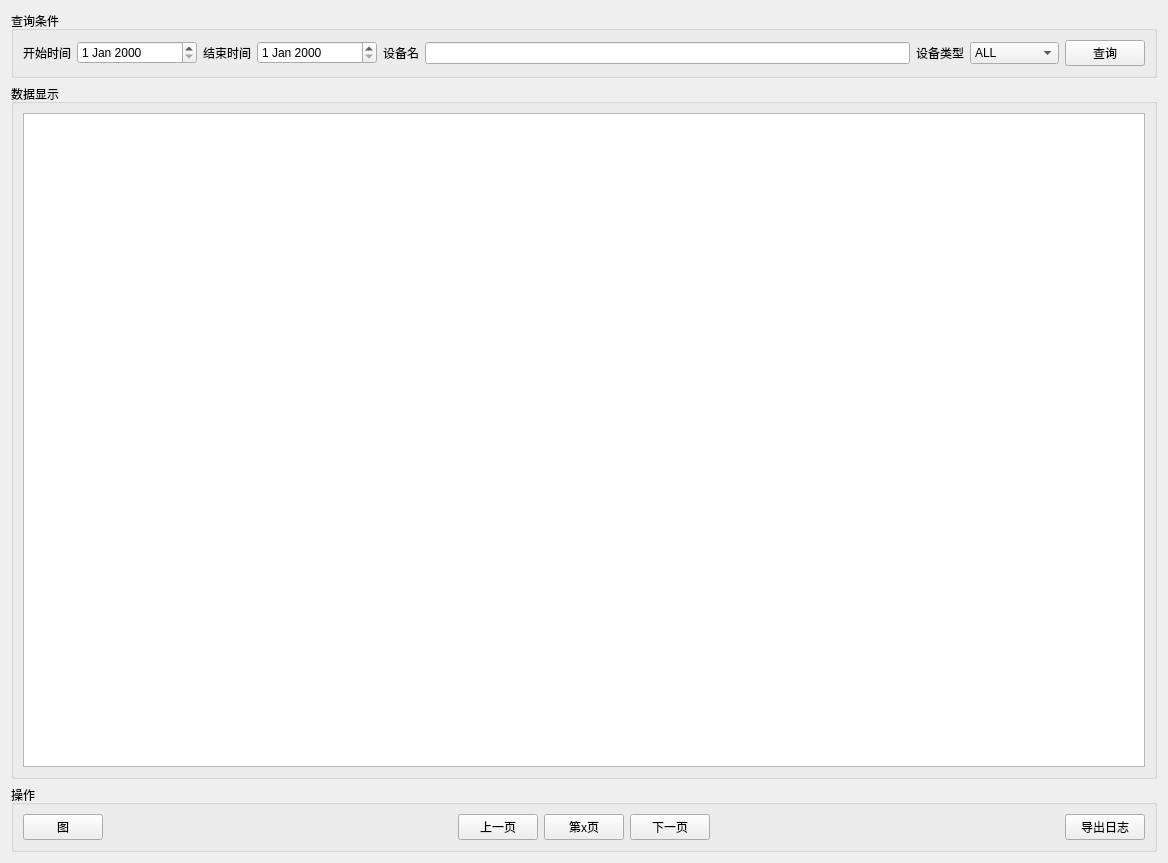
<?xml version="1.0" encoding="UTF-8"?>
<ui version="4.0">
 <class>DataMonitor</class>
 <widget class="QWidget" name="DataMonitor">
  <property name="geometry">
   <rect>
    <x>0</x>
    <y>0</y>
    <width>1168</width>
    <height>863</height>
   </rect>
  </property>
  <property name="windowTitle">
   <string>Form</string>
  </property>
  <layout class="QGridLayout" name="gridLayout_3">
   <item row="0" column="0">
    <widget class="QGroupBox" name="groupBox">
     <property name="title">
      <string>查询条件</string>
     </property>
     <layout class="QHBoxLayout" name="horizontalLayout">
      <item>
       <widget class="QLabel" name="label">
        <property name="text">
         <string>开始时间</string>
        </property>
       </widget>
      </item>
      <item>
       <widget class="QDateEdit" name="edit_startDate">
        <property name="minimumSize">
         <size>
          <width>120</width>
          <height>0</height>
         </size>
        </property>
        <property name="maximumSize">
         <size>
          <width>120</width>
          <height>16777215</height>
         </size>
        </property>
       </widget>
      </item>
      <item>
       <widget class="QLabel" name="label_2">
        <property name="text">
         <string>结束时间</string>
        </property>
       </widget>
      </item>
      <item>
       <widget class="QDateEdit" name="edit_endDate">
        <property name="minimumSize">
         <size>
          <width>120</width>
          <height>0</height>
         </size>
        </property>
        <property name="maximumSize">
         <size>
          <width>120</width>
          <height>16777215</height>
         </size>
        </property>
       </widget>
      </item>
      <item>
       <widget class="QLabel" name="label_3">
        <property name="text">
         <string>设备名</string>
        </property>
       </widget>
      </item>
      <item>
       <widget class="QLineEdit" name="edit_deviceName"/>
      </item>
      <item>
       <widget class="QLabel" name="label_4">
        <property name="text">
         <string>设备类型</string>
        </property>
       </widget>
      </item>
      <item>
       <widget class="QComboBox" name="comboBox_deviceType">
        <item>
         <property name="text">
          <string>ALL</string>
         </property>
        </item>
        <item>
         <property name="text">
          <string>temprature</string>
         </property>
        </item>
        <item>
         <property name="text">
          <string>humidity</string>
         </property>
        </item>
        <item>
         <property name="text">
          <string>light</string>
         </property>
        </item>
       </widget>
      </item>
      <item>
       <widget class="QPushButton" name="btn_search">
        <property name="text">
         <string>查询</string>
        </property>
       </widget>
      </item>
     </layout>
    </widget>
   </item>
   <item row="1" column="0">
    <widget class="QGroupBox" name="groupBox_2">
     <property name="title">
      <string>数据显示</string>
     </property>
     <layout class="QGridLayout" name="gridLayout">
      <item row="1" column="0">
       <widget class="QTableWidget" name="tableWidget_deviceData"/>
      </item>
     </layout>
    </widget>
   </item>
   <item row="2" column="0">
    <widget class="QGroupBox" name="groupBox_3">
     <property name="title">
      <string>操作</string>
     </property>
     <layout class="QGridLayout" name="gridLayout_2">
      <item row="0" column="0">
       <layout class="QHBoxLayout" name="horizontalLayout_2">
        <item>
         <widget class="QPushButton" name="btn_chart">
          <property name="text">
           <string>图</string>
          </property>
         </widget>
        </item>
        <item>
         <spacer name="horizontalSpacer">
          <property name="orientation">
           <enum>Qt::Horizontal</enum>
          </property>
          <property name="sizeHint" stdset="0">
           <size>
            <width>40</width>
            <height>20</height>
           </size>
          </property>
         </spacer>
        </item>
        <item>
         <widget class="QPushButton" name="btn_prevPage">
          <property name="text">
           <string>上一页</string>
          </property>
         </widget>
        </item>
        <item>
         <widget class="QPushButton" name="label_pageInfo">
          <property name="text">
           <string>第x页</string>
          </property>
         </widget>
        </item>
        <item>
         <widget class="QPushButton" name="btn_nextPage">
          <property name="text">
           <string>下一页</string>
          </property>
         </widget>
        </item>
        <item>
         <spacer name="horizontalSpacer_2">
          <property name="orientation">
           <enum>Qt::Horizontal</enum>
          </property>
          <property name="sizeHint" stdset="0">
           <size>
            <width>40</width>
            <height>20</height>
           </size>
          </property>
         </spacer>
        </item>
        <item>
         <widget class="QPushButton" name="btn_export">
          <property name="text">
           <string>导出日志</string>
          </property>
         </widget>
        </item>
       </layout>
      </item>
     </layout>
    </widget>
   </item>
  </layout>
 </widget>
 <resources/>
 <connections/>
</ui>
